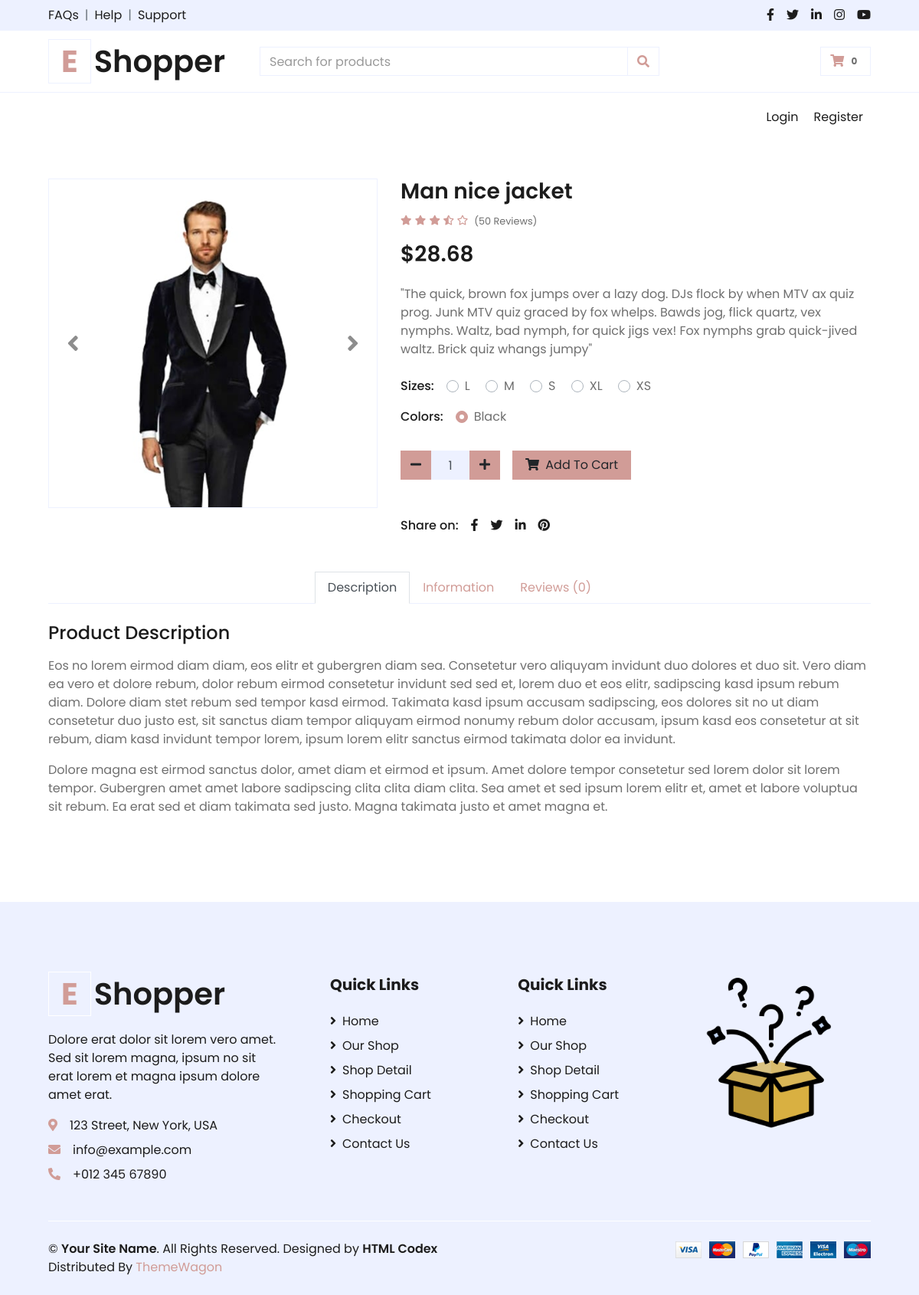
Page /detail_product/6 on the committed database.
### online_shop_db.py (models this page shows)
class Product(db.Model):
    __tablename__ = "products"
    id: Mapped[int] = mapped_column(Integer, primary_key=True)
    name: Mapped[str] = mapped_column(String(100), unique=True)
    image: Mapped[str] = mapped_column(String(200), unique=True)
    size: Mapped[str] = mapped_column(String(20))
    description: Mapped[str] = mapped_column(Text)
    colors: Mapped[str] = mapped_column(String(100), nullable=False)
    price: Mapped[float] = mapped_column(Float, nullable=False)
    stars: Mapped[int] = mapped_column(Integer)
    qty_in_stock: Mapped[int] = mapped_column(Integer, nullable=False)
    sizes = db.relationship("ProductSize", back_populates="product", cascade="all, delete-orphan")

class ProductSize(db.Model):
    __tablename__ = "product_sizes"
    id: Mapped[int] = mapped_column(Integer, primary_key=True)
    product_id: Mapped[int] = mapped_column(Integer, ForeignKey("products.id"), nullable=False)
    size: Mapped[str] = mapped_column(String(10), nullable=False)
    qty_in_stock: Mapped[int] = mapped_column(Integer, nullable=False, default=0)
    product = db.relationship("Product", back_populates="sizes")
    __table_args__ = (UniqueConstraint('product_id', 'size', name='_product_size_uc'),)

### main.py (the view, shortened to what this page needs)
@app.route('/detail_product/<int:product_id>', methods=["GET", "POST"])
def go_to_detail(product_id):
    print(f"Request method: {request.method}")
    print(f"Form submitted: {request.form}")
    requested_product = db.get_or_404(Product, product_id)
    available_sizes = get_available_sizes(product_id)
    form = setup_cart_form(product_id, available_sizes, requested_product.colors.split())
    return render_template(
        'detail.html',
        product=requested_product,
        available_sizes=available_sizes,
        current_user=current_user,
        form=form
    )

### forms.py
class AddToCartForm(FlaskForm):
    product_id = HiddenField('Product ID', validators=[DataRequired()])
    size = RadioField('Size', validators=[DataRequired()])
    color = RadioField('Color', validators=[DataRequired()])
    quantity = IntegerField('Quantity', validators=[DataRequired(), NumberRange(min=1, message='Please a quantity greater than zero.')], default=1)

### main.py (called while the page is built)
@app.context_processor
def inject_cart_count():
    cart_count = 0
    if 'cart' in session:
        cart_count = sum(int(item.get('quantity', 1)) for item in session['cart'])
    return {'cart_count': cart_count}

def get_available_sizes(product_id):
    size_query = ProductSize.query.filter(
        ProductSize.product_id == product_id,
        ProductSize.qty_in_stock > 0
    ).with_entities(ProductSize.size).all()
    clean_sizes = [size.size for size in size_query]
    return clean_sizes

def setup_cart_form(product_id, size_values, color_options):
    form = AddToCartForm()
    form.product_id.data = product_id
    form.size.choices = [(size[0], size[0]) for size in size_values]
    form.color.choices = [(color, color) for color in color_options]
    return form

### templates/detail.html (shortened to what this page needs)
{% include 'header.html' %}
    <div class="container-fluid py-5">
        <div class="row px-xl-5">
            <div class="col-lg-5 pb-5">
                <div id="product-carousel" class="carousel slide" data-ride="carousel">
                    <div class="carousel-inner border">
                        <div class="carousel-item active">
                            <img class="img-fluid w-100" src="{{ url_for('static', filename='img/' + product.image) }}" alt="">
                        </div>
                    </div>
                    <a class="carousel-control-prev" href="#product-carousel" data-slide="prev">
                        <i class="fa fa-2x fa-angle-left text-dark"></i>
                    </a>
                    <a class="carousel-control-next" href="#product-carousel" data-slide="next">
                        <i class="fa fa-2x fa-angle-right text-dark"></i>
                    </a>
                </div>
            </div>
            <div class="col-lg-7 pb-5">
                <h3 class="font-weight-semi-bold">{{ product.name }}</h3>
                <div class="d-flex mb-3">
                    <div class="text-primary mr-2">
                        <small class="fas fa-star"></small>
                        <small class="fas fa-star"></small>
                        <small class="fas fa-star"></small>
                        <small class="fas fa-star-half-alt"></small>
                        <small class="far fa-star"></small>
                    </div>
                    <small class="pt-1">(50 Reviews)</small>
                </div>
                <h3 class="font-weight-semi-bold mb-4">${{ "%.2f" % product.price }}</h3>
                <p class="mb-4">{{ product.description }}</p>
                <div class="d-flex mb-3">
                    <form id="addToCartForm" method="POST" action="{{ url_for('go_to_detail', product_id=product.id) }}">
                        <div class="d-flex mb-3">
                            <p class="text-dark font-weight-medium mb-0 mr-3">Sizes:</p>
                            <div>
                                {% for size in available_sizes %}
                                <div class="custom-control custom-radio custom-control-inline">
                                    <label class="custom-control-label" for="size-{{ loop.index }}">{{ size }}</label>
                                </div>
                                {% endfor %}
                            </div>
                        </div>
                        <div class="d-flex mb-4">
                            <p class="text-dark font-weight-medium mb-0 mr-3">Colors:</p>
                            <div>
                                {% for color in product.colors.split() %}
                                <div class="custom-control custom-radio custom-control-inline">
                                    <label class="custom-control-label" for="color-1">{{ color }}</label>
                                </div>
                                {% endfor %}
                            </div>
                        </div>
                        <div class="d-flex align-items-center mb-4 pt-2">
                            <div class="input-group quantity mr-3" style="width: 130px;">
                                <div class="input-group-btn">
                                    <button type="button" class="btn btn-primary btn-minus">
                                        <i class="fa fa-minus"></i>
                                    </button>
                                </div>
                                <input type="text" name="quantity" class="form-control bg-secondary text-center" value="1">
                                <div class="input-group-btn">
                                    <button type="button" class="btn btn-primary btn-plus">
                                        <i class="fa fa-plus"></i>
                                    </button>
                                </div>
                            </div>
                                {% if current_user.is_authenticated %}
                                    <button type="submit" class="btn btn-primary px-3">
                                        <i class="fa fa-shopping-cart mr-1"></i> Add To Cart
                                    </button>
                                {% else %}
                                    <button type="submit" class="btn btn-primary px-3">
                                        <i class="fa fa-shopping-cart mr-1"></i> Add To Cart
                                    </button>
                                {% endif %}
                            </div>
                    </form>
                </div>
                <div class="d-flex pt-2">
                    <p class="text-dark font-weight-medium mb-0 mr-2">Share on:</p>
                    <div class="d-inline-flex">
                        <a class="text-dark px-2" href="">
                            <i class="fab fa-facebook-f"></i>
                        </a>
                        <a class="text-dark px-2" href="">
                            <i class="fab fa-twitter"></i>
                        </a>
                        <a class="text-dark px-2" href="">
                            <i class="fab fa-linkedin-in"></i>
                        </a>
                        <a class="text-dark px-2" href="">
                            <i class="fab fa-pinterest"></i>
                        </a>
                    </div>
                </div>
            </div>
        </div>
        <div class="row px-xl-5">
            <div class="col">
                <div class="nav nav-tabs justify-content-center border-secondary mb-4">
                    <a class="nav-item nav-link active" data-toggle="tab" href="#tab-pane-1">Description</a>
                    <a class="nav-item nav-link" data-toggle="tab" href="#tab-pane-2">Information</a>
                    <a class="nav-item nav-link" data-toggle="tab" href="#tab-pane-3">Reviews (0)</a>
                </div>
                <div class="tab-content">
                    <div class="tab-pane fade show active" id="tab-pane-1">
                        <h4 class="mb-3">Product Description</h4>
                        <p>Eos no lorem eirmod diam diam, eos elitr et gubergren diam sea. Consetetur vero aliquyam invidunt duo dolores et duo sit. Vero diam ea vero et dolore rebum, dolor rebum eirmod consetetur invidunt sed sed et, lorem duo et eos elitr, sadipscing kasd ipsum rebum diam. Dolore diam stet rebum sed tempor kasd eirmod. Takimata kasd ipsum accusam sadipscing, eos dolores sit no ut diam consetetur duo justo est, sit sanctus diam tempor aliquyam eirmod nonumy rebum dolor accusam, ipsum kasd eos consetetur at sit rebum, diam kasd invidunt tempor lorem, ipsum lorem elitr sanctus eirmod takimata dolor ea invidunt.</p>
                        <p>Dolore magna est eirmod sanctus dolor, amet diam et eirmod et ipsum. Amet dolore tempor consetetur sed lorem dolor sit lorem tempor. Gubergren amet amet labore sadipscing clita clita diam clita. Sea amet et sed ipsum lorem elitr et, amet et labore voluptua sit rebum. Ea erat sed et diam takimata sed justo. Magna takimata justo et amet magna et.</p>
                    </div>
                </div>
            </div>
        </div>
    </div>
{% include 'footer.html' %}

### rows in the picture
Product: image (picture), name "Man nice jacket", price "28.68", description "\"The quick, brown fox jumps over a lazy dog. DJs flock by when MTV ax quiz prog. Junk MTV quiz graced by fox whelps. Bawds jog, flick quartz, vex nymphs. Waltz, bad nymph, for quick jigs vex! Fox nymphs grab quick-jived waltz. Brick quiz whangs jumpy\"", colors "Black"
ProductSize: size "XL"
ProductSize: size "XS"

### other values in the picture
{{ size }} "L" "M" "S"
